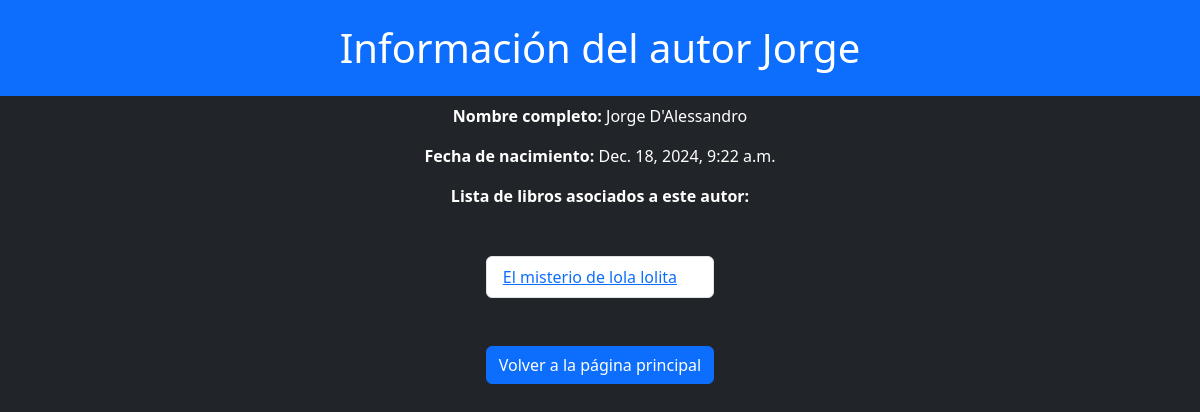
Page /books/autores/1/ on the earlier database version.
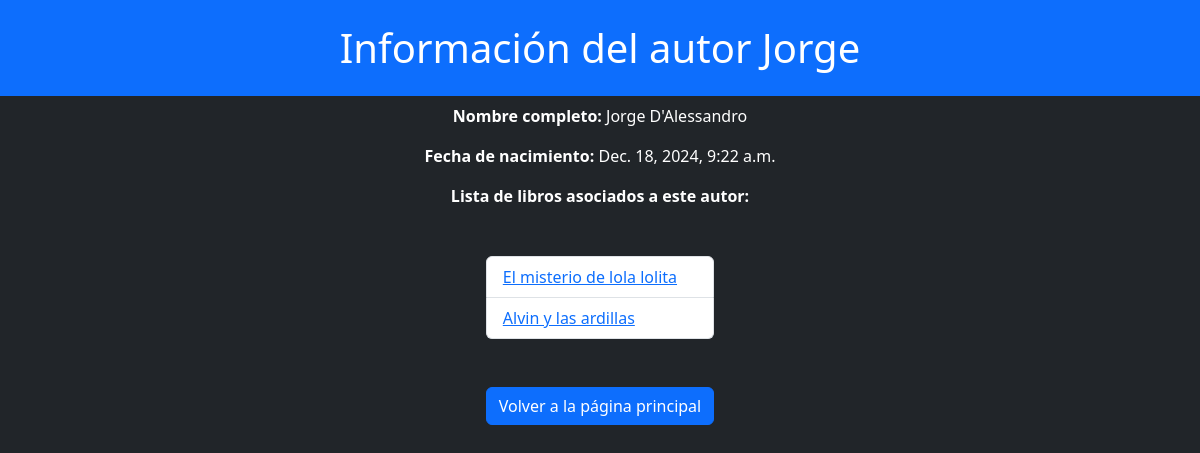
Same page on the later database version.
### books/models.py (models this page shows, shortened)
class Book(models.Model):
    title = models.CharField(max_length=50)
    authors = models.ForeignKey(Author, on_delete=models.CASCADE)
    genre = models.ForeignKey('Genre', on_delete=models.CASCADE)
    publish_date = models.DateTimeField()
    sumary = models.TextField()

### books/views.py (the view)
# urls.py: path("autores/<int:author_id>/", views.author_detail, name='author_detail'),
def author_detail(request, author_id):
    autor = get_object_or_404(Author, pk=author_id)
    libros = Book.objects.filter(authors=autor)
    return render(request, template_name="books/autordetail.html", context={"autor": autor, "libros": libros})

### books/templates/books/autordetail.html (shortened to what this page needs)
<!DOCTYPE html>
<html lang="en">
<head>
    <link href="https://cdn.jsdelivr.net/npm/bootstrap@5.3.3/dist/css/bootstrap.min.css" rel="stylesheet">
</head>
<body class="text-bg-dark">
    <h1 class="container-fluid text-center text-bg-primary p-4">Información del autor {{ autor.first_name }}</h1>
    <p class="container text-center"><strong>Nombre completo:</strong> {{ autor.first_name }} {{ autor.last_name }}</p>
    <p class="container text-center"><strong>Fecha de nacimiento:</strong> {{ autor.birth_date }}</p>
    <p class="container text-center"><strong>Lista de libros asociados a este autor:</strong></p>
    <div class="d-grid mt-5 justify-content-center">
        <ul class="list-group">
            {% for libro in libros %}
                <li class="list-group-item"><a href="{% url 'books:detail' libro.id %}">{{libro.title}}</a></li>
            {% endfor %}
        </ul>
        <a class="mt-5" href="{% url 'books:index' %}"><button class="btn btn-primary" type="button">Volver a la página principal</button></a>
    </div>
</body>
</html>

Differences in the rows shown:
added Book: title "Alvin y las ardillas"
